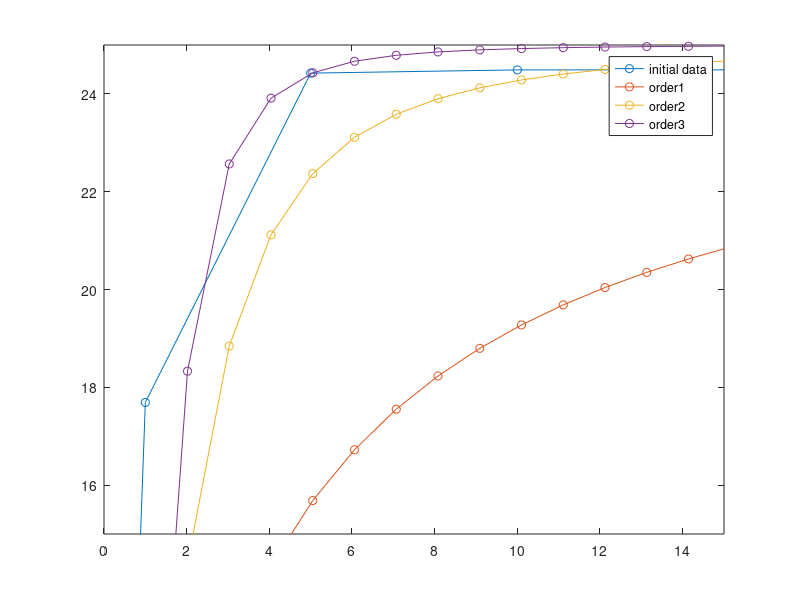

This chart was generated by the following MATLAB code:
function [] = dataPlot()
    sActual = [0.01 0.05 0.1 0.5 1 5 10 50 100]
    v0Actual = [0.000063636 0.007952 0.063472 6.0049 17.690 24.425 24.491 24.5 24.5]
    plot(sActual,v0Actual,'-o')
    hold on
    s1 = linspace(0,100);
    v01 = order1(s1)
    plot(s1,v01,'-o')


    s2 = s1;
    v02 = order2(s2)
    plot(s2,v02,'-o')

    s3 = s1;
    v03 = order3(s3)
    plot(s3,v03,'-o')
    
    legend("initial data", "order1", "order2", "order3")
    xlim([0,15])
    ylim([15,25])
    hold off
end

function [v0] = order1(s)
    k=25;
    K=3;
    v0 = (k.*s)./(K+s);
end

function [v0] = order2(s)
    k=25;
    K=3;
    v0 = (k*s.^2)./(K+s.^2);
end

function [v0] = order3(s)
    k=25;
    K=3;
    v0 = (k*s.^3)./(K+s.^3);
end